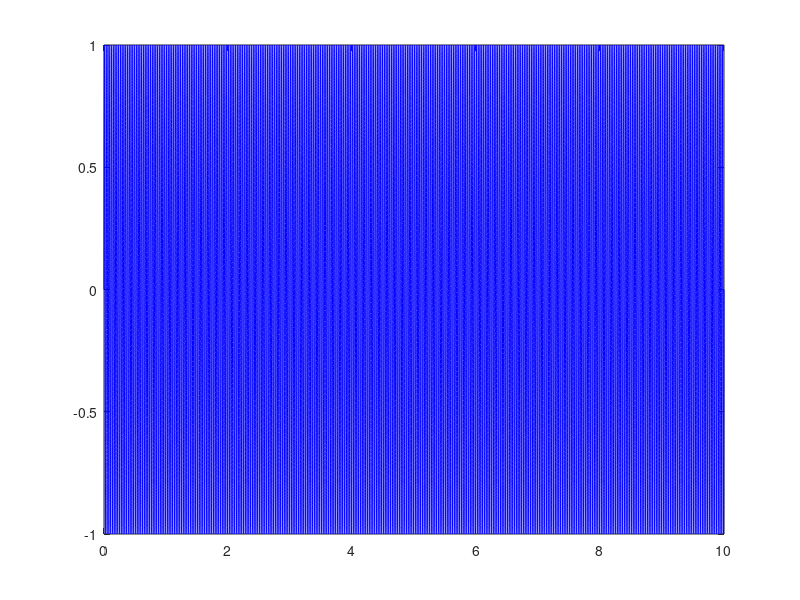

Source code (MATLAB):
%% generate a signal to use the bandpass filter for
% filter then makes the signal good enough to put through the APDL
% transient analysis
clear all
%highest frequency of interest we want to know
hf=50;
dt=1/(200*hf);
%length of time we want to find response for
lt=10;
steps=(lt/dt);
x=linspace(0,lt,(steps));
% x=0:1/steps:lt;
%generate random numbers between [-1,1] with a length of steps
A=01;
% r=-A+(2*A).*rand(steps,1);
r=A.*sin(35*2*pi*x);
% r = Amplitude*sin(w*t), where t is the timesteps, or X

% put it through the filter we created in bandpass filter toolbox thing
% y=doFilter2(r,dt);
% create vector to export to a csv file for APDL to read
Y=[x' r'];
figure
plot(x,r,'b') %,x,y,'g')

file='U:\_PhD\APDL\Validation\DuffingValDec17\LinearModeTS16.csv';
csvwrite(file,Y);


